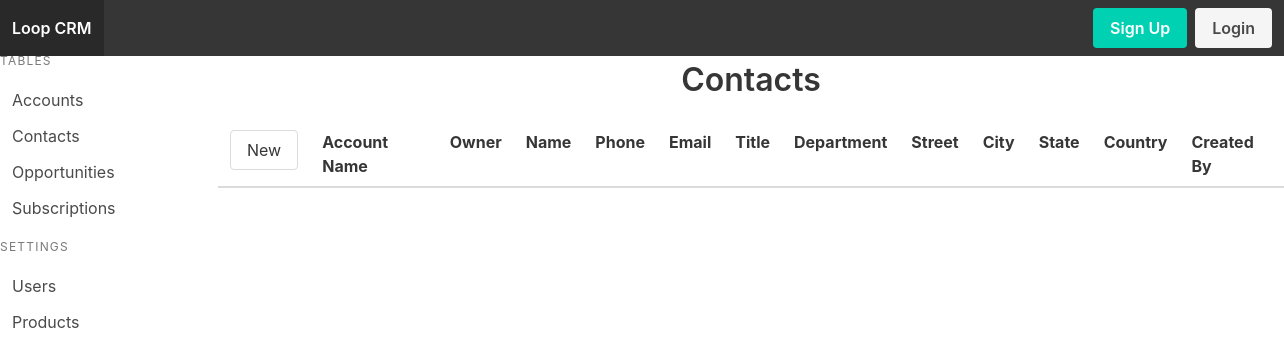
Before: /contact/r with the older database file.
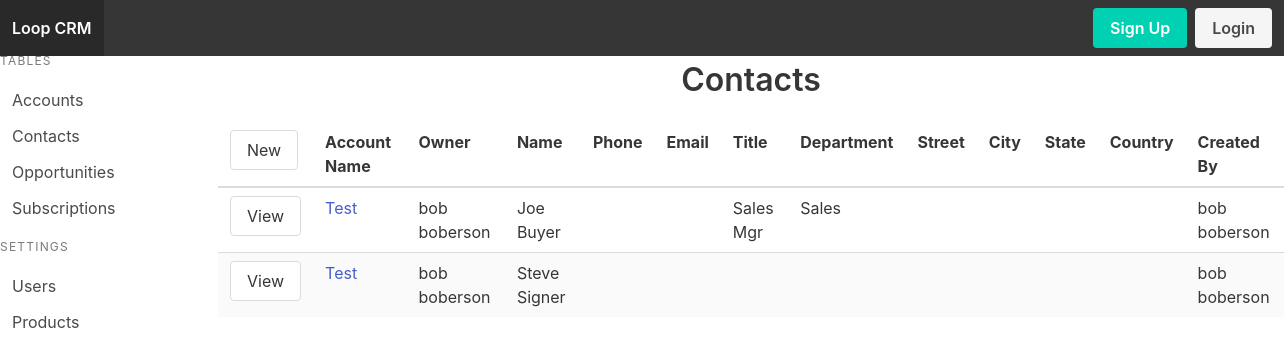
After: the same page with the newer database file.
### models.py (models this page shows, shortened)
class Contact(Model):
    account = ForeignKeyField(model=Account, null=True, backref='contact')
    owner = ForeignKeyField(model=User, null=True, backref='owner')
    created_by = ForeignKeyField(model=User, null=True, backref='creator')
    first_name = CharField()
    last_name = CharField()
    title = CharField()
    department = CharField()
    street = CharField()
    city = CharField()
    state = CharField()
    country = CharField()
    phone = CharField()
    email = CharField()
    class Meta:
        database = DATABASE

class Account(Model):
    name = CharField()
    owner = ForeignKeyField(model=User, null=True, backref='owner')
    created_by = ForeignKeyField(model=User, null=True, backref='creator')
    account_type = CharField()
    street = CharField()
    city = CharField()
    state = CharField()
    country = CharField()
    website = CharField()
    mrr = DecimalField()
    arr = DecimalField()
    class Meta:
        database = DATABASE

class User(UserMixin, Model):
    username = CharField(unique=True)
    fullname = CharField()
    email = CharField(unique=True)
    password = CharField(max_length=100)
    joined_at = DateTimeField(default=datetime.datetime.now)
    is_admin = BooleanField(default=False)
    class Meta:
        database = DATABASE

### app.py (the view)
@app.route('/contact', methods=['GET'])
@app.route('/contact/', methods=['GET'])
@app.route('/contact/r', methods=['GET'])
@app.route('/contact/<contactid>', methods=['GET'])
@app.route('/contact/<contactid>/', methods=['GET'])
@app.route('/contact/<contactid>/r', methods=['GET'])
def contact(contactid=None):
    contacts = models.Contact.select()
    title = 'Contacts'
    if contactid != None:
        contact = models.Contact.select().where(models.Contact.id == contactid).get()
        return render_template('contact-detail.html', contact=contact, user=g.user._get_current_object())
    return render_template('contact.html', contacts=contacts, title=title)

### app.py (called while the page is built)
@app.before_request
def before_request():
    g.db = models.DATABASE
    g.db.connect()
    g.user = current_user

@app.after_request
def after_request(response):
    g.db.close()
    return response

### templates/contact.html
{% extends 'index.html' %}
{% from 'macros.html' import render_contact %}
{% block content %}
<div class='container'>
    <table class="table is-fullwidth is-hoverable is-striped">
        <thead>
            <tr>
                <td><a class='button' href="{{url_for('create_contact')}}">New</a></td>
                <th>Account Name</a></th>
                <th>Owner</th>
                <th>Name</th>
                <th>Phone</th>
                <th>Email</th>
                <th>Title</th>
                <th>Department</th>
                <th>Street</th>
                <th>City</th>
                <th>State</th>
                <th>Country</th>
                <th>Created By</th>
            </tr>
        </thead>
        <tbody>
            {% for contact in contacts %}
                {{ render_contact(contact) }}
            {% endfor %}
        </tbody>
    </table>
</div>
{% endblock %}

### templates/index.html (shortened to what this page needs)
<!DOCTYPE html>
<html lang="en">
<head>
    <link rel="stylesheet" href="https://cdnjs.cloudflare.com/ajax/libs/bulma/0.7.4/css/bulma.css">
    <link rel="stylesheet" href="{{url_for('static', filename='style.css')}}">
</head>
<body class='has-navbar-fixed-top'>
    <header>
        <nav class="navbar is-fixed-top is-dark" role="navigation" aria-label="main navigation">
            <div class="navbar-brand">
                <a class="navbar-item has-text-weight-semibold" href="{{ url_for('index') }}">
                    <img src="" />Loop CRM</a>
            </div>
            <div class="navbar-menu">
              <div class="navbar-end">
                <div class="navbar-item">
                  <div class="buttons">
                    {% if current_user.is_authenticated %}
                    <a class="button is-light has-text-weight-semibold" href="{{url_for('profile')}}" title="profile">Profile</a>
                    <a class="button is-light has-text-weight-semibold" href="{{ url_for('logout') }}" title="logout">Logout</a>
                    {% else %}
                    <a class="button is-primary has-text-weight-semibold" href="{{ url_for('signup') }}" title="register">Sign Up</a>
                    <a class="button is-light has-text-weight-semibold" href="{{ url_for('login') }}" title="login">Login</a>
                    {% endif %}
                  </div>
                </div>
              </div>
            </div>
          </nav>
    </header>
    <main class='columns'>
        <aside class="menu column is-2">
            <p class="menu-label">
                Tables
            </p>
            <ul class="menu-list">
                <li><a href="{{url_for('account')}}">Accounts</a></li>
                <li><a href="{{url_for('contact')}}">Contacts</a></li>
                <li><a href="{{url_for('opportunity')}}">Opportunities</a></li>
                <li><a href="{{url_for('subscription')}}">Subscriptions</a></li>
            </ul>
            <p class="menu-label">
                Settings
            </p>
            <ul class="menu-list">
                <li><a>Users</a></li>
                <li><a href="{{url_for('product')}}">Products</a></li>
            </ul>
        </aside>
        <section class='column'>
            <div class='level core-title'>
                <p class='title level-item'>{{title}}</p>
            </div>
            {% block content %}
            {% endblock %}
        </section>
    </main>
</body>
</html>

### templates/macros.html (shortened to what this page needs)
{% macro render_contact(contact) %}
    <tr>
        <td><a class='button' href="{{url_for('contact', contactid=contact.id)}}">View</a></td>
        <td>{% if contact.account %}<a href="{{url_for('account', accountid=contact.account.id)}}">{{contact.account.name}}</a>{% endif %}</td>
        <td>{% if contact.owner %}{{contact.owner.fullname}}{% endif %}</td>
        <td>{{contact.first_name + ' ' + contact.last_name}}</td>
        <td>{{contact.phone}}</td>
        <td>{{contact.email}}</td>
        <td>{{contact.title}}</td>
        <td>{{contact.department}}</td>
        <td>{{contact.street}}</td>
        <td>{{contact.city}}</td>
        <td>{{contact.state}}</td>
        <td>{{contact.country}}</td>
        <td>{% if contact.created_by %}{{contact.created_by.fullname}}{% endif %}</td>
    </tr>
{% endmacro %}

### static/style.css (style rules this page uses)
.core-title { margin-top: 10px; }

Changed rows visible on the page:
added Contact: account.name "Test", owner.fullname "bob boberson", first_name+last_name "Joe Buyer", title "Sales Mgr", department "Sales", created_by.fullname "bob boberson"
added Contact: account.name "Test", owner.fullname "bob boberson", first_name+last_name "Steve Signer", created_by.fullname "bob boberson"
